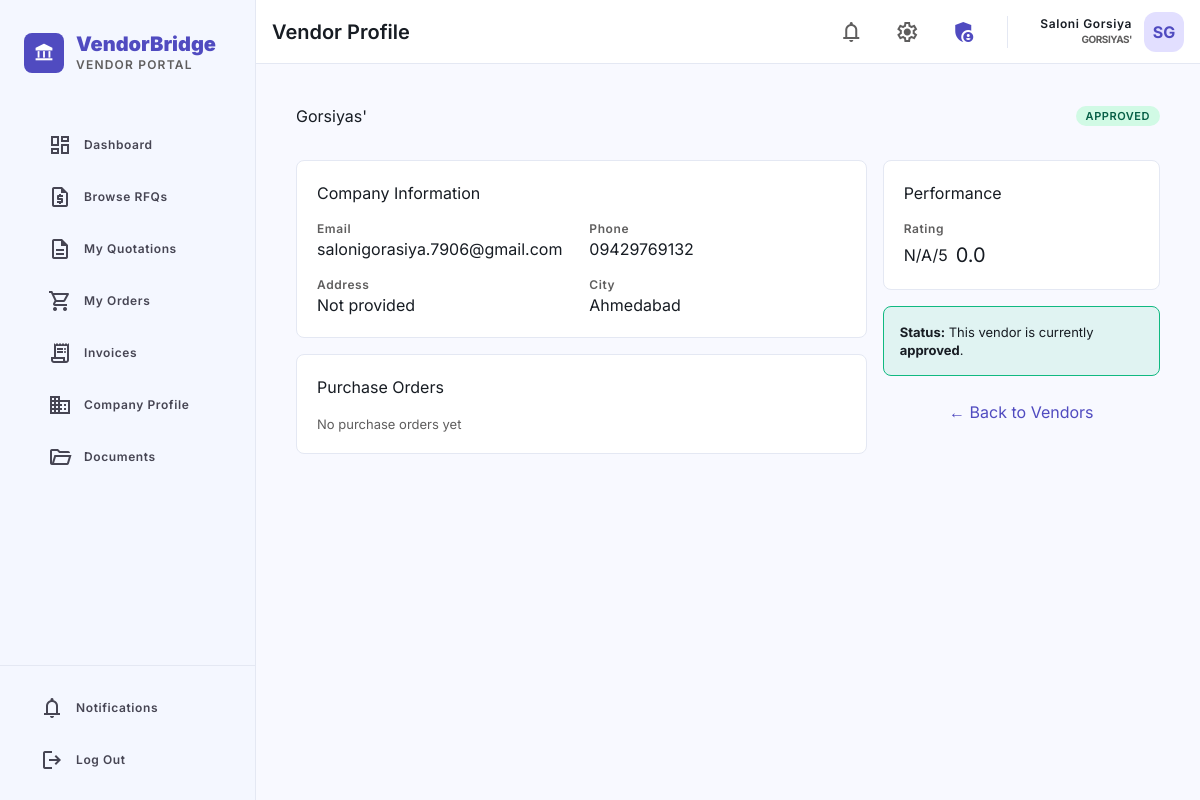
/procurement/vendors/1/ (signed in), run on the app's committed database.
### Vendors/models.py (models this page shows, shortened)
class Vendor(models.Model):
    class Status(models.TextChoices):
        PENDING = "pending", "Pending Review"
        APPROVED = "approved", "Approved"
        REJECTED = "rejected", "Rejected"
        SUSPENDED = "suspended", "Suspended"
        BLACKLISTED = "blacklisted", "Blacklisted"
    class CompanySize(models.TextChoices):
        MICRO = "micro", "Micro (1-10 employees)"
        SMALL = "small", "Small (11-50 employees)"
        MEDIUM = "medium", "Medium (51-250 employees)"
        LARGE = "large", "Large (251-1000 employees)"
        ENTERPRISE = "enterprise", "Enterprise (1000+ employees)"
    user = models.OneToOneField(
        User,
        on_delete=models.CASCADE,
        related_name="vendor_profile",
    )
    company_name = models.CharField(max_length=255)
    company_code = models.CharField(
        max_length=20,
        unique=True,
        editable=False,
        help_text="Auto-generated unique vendor code",
    )
    company_size = models.CharField(
        max_length=20,
        choices=CompanySize.choices,
        default=CompanySize.SMALL,
    )
    industry = models.CharField(max_length=150, blank=True)
    description = models.TextField(blank=True, help_text="Brief company description")
    logo = models.ImageField(upload_to="vendor_logos/", blank=True, null=True)
    website = models.URLField(blank=True)
    contact_person = models.CharField(max_length=150)
    contact_email = models.EmailField()
    contact_phone = models.CharField(max_length=20)
    alternate_phone = models.CharField(max_length=20, blank=True)
    address_line_1 = models.CharField(max_length=255)
    address_line_2 = models.CharField(max_length=255, blank=True)
    city = models.CharField(max_length=100)
    state = models.CharField(max_length=100)
    country = models.CharField(max_length=100, default="India")
    postal_code = models.CharField(max_length=20)
    gstin = models.CharField(
        max_length=15,
        blank=True,
        verbose_name="GSTIN",
        help_text="15-digit GST Identification Number",
    )
    pan_number = models.CharField(
        max_length=10,
        blank=True,
        verbose_name="PAN",
        help_text="10-character PAN number",
    )
    registration_number = models.CharField(
        max_length=50,
        blank=True,
        help_text="Company registration / CIN number",
    )
    bank_name = models.CharField(max_length=150, blank=True)
    bank_account_number = models.CharField(max_length=30, blank=True)
    bank_ifsc_code = models.CharField(max_length=11, blank=True, verbose_name="IFSC")
    bank_branch = models.CharField(max_length=150, blank=True)
    status = models.CharField(
        max_length=20,
        choices=Status.choices,
        default=Status.PENDING,
    )
    approved_by = models.ForeignKey(
        User,
        on_delete=models.SET_NULL,
        null=True,
        blank=True,
        related_name="approved_vendors",
    )
    approved_at = models.DateTimeField(null=True, blank=True)
    rejection_reason = models.TextField(blank=True)
    rating = models.DecimalField(
        max_digits=3,
        decimal_places=2,
        default=0.00,
        validators=[MinValueValidator(0), MaxValueValidator(5)],
        help_text="Overall vendor rating (0-5)",
    )
    total_orders_completed = models.PositiveIntegerField(default=0)
    on_time_delivery_rate = models.DecimalField(
        max_digits=5,
        decimal_places=2,
        default=0.00,
        help_text="Percentage of on-time deliveries",
    )
    created_at = models.DateTimeField(auto_now_add=True)
    updated_at = models.DateTimeField(auto_now=True)
    class Meta:
        ordering = ["-created_at"]
        verbose_name = "Vendor"
        verbose_name_plural = "Vendors"

### Procurement/views.py (the view)
# urls.py: path("vendors/<int:vendor_id>/", views.vendor_detail, name="proc_vendor_detail"),
@login_required(login_url="vendor_login")
@user_passes_test(is_procurement_officer)
def vendor_detail(request, vendor_id):
    vendor = get_object_or_404(Vendor, id=vendor_id)
    total_pos = PurchaseOrder.objects.filter(vendor=vendor).count()
    completed_pos = PurchaseOrder.objects.filter(
        vendor=vendor,
        status=PurchaseOrder.Status.COMPLETED
    ).count()
    context = {
        "vendor": vendor,
        "total_pos": total_pos,
        "completed_pos": completed_pos,
    }
    return render(request, "procurement/vendor_detail.html", context)

### Procurement/views.py (called while the page is built)
def is_procurement_officer(user):
    return user.is_staff

### Procurement/templates/procurement/vendor_detail.html (shortened to what this page needs)
{% extends "base.html" %}
{% block page_title %}Vendor Profile{% endblock %}
{% block content %}
<div class="space-y-stack-lg">
    <div class="flex justify-between items-center">
        <div>
            <h2 class="font-headline-md">{{ vendor.company_name }}</h2>
        </div>
        <span class="status-badge status-{{ vendor.status }}">{{ vendor.get_status_display }}</span>
    </div>
    <div class="grid grid-cols-1 lg:grid-cols-3 gap-gutter">
        <div class="lg:col-span-2 space-y-gutter">
            <div class="bg-surface-container-lowest border border-border-low-contrast rounded-xl p-5">
                <h3 class="font-headline-sm mb-4">Company Information</h3>
                <div class="grid grid-cols-2 gap-4">
                    <div>
                        <p class="text-secondary text-label-md">Email</p>
                        <p class="font-label-md text-on-surface">{{ vendor.contact_email }}</p>
                    </div>
                    <div>
                        <p class="text-secondary text-label-md">Phone</p>
                        <p class="font-label-md text-on-surface">{{ vendor.contact_phone }}</p>
                    </div>
                    <div>
                        <p class="text-secondary text-label-md">Address</p>
                        <p class="font-label-md text-on-surface">{{ vendor.address|default:"Not provided" }}</p>
                    </div>
                    <div>
                        <p class="text-secondary text-label-md">City</p>
                        <p class="font-label-md text-on-surface">{{ vendor.city|default:"Not provided" }}</p>
                    </div>
                </div>
            </div>
            <div class="bg-surface-container-lowest border border-border-low-contrast rounded-xl p-5">
                <h3 class="font-headline-sm mb-4">Purchase Orders</h3>
                {% if vendor.purchase_orders.all %}
                <div class="overflow-x-auto">
                    <table class="w-full text-sm">
                        <thead class="bg-surface-container border-b border-border-low-contrast">
                            <tr>
                                <th class="px-3 py-2 text-left text-label-md">PO Number</th>
                                <th class="px-3 py-2 text-right text-label-md">Amount</th>
                                <th class="px-3 py-2 text-left text-label-md">Status</th>
                            </tr>
                        </thead>
                        <tbody>
                            {% for po in vendor.purchase_orders.all|slice:":5" %}
                            <tr class="border-b border-border-low-contrast">
                                <td class="px-3 py-2">{{ po.po_number }}</td>
                                <td class="px-3 py-2 text-right font-label-md">₹{{ po.grand_total|floatformat:2 }}</td>
                                <td class="px-3 py-2">
                                    <span class="status-badge status-{{ po.status }}">{{ po.get_status_display }}</span>
                                </td>
                            </tr>
                            {% endfor %}
                        </tbody>
                    </table>
                </div>
                <a href="{% url 'proc_po_list' %}?vendor={{ vendor.id }}" class="text-primary hover:underline text-label-md mt-3 block">View all POs →</a>
                {% else %}
                <p class="text-secondary text-body-sm">No purchase orders yet</p>
                {% endif %}
            </div>
        </div>
        <div class="space-y-gutter">
            <div class="bg-surface-container-lowest border border-border-low-contrast rounded-xl p-5">
                <h3 class="font-headline-sm mb-4">Performance</h3>
                <div class="space-y-3">
                    <div>
                        <p class="text-secondary text-label-md">Rating</p>
                        <div class="flex items-center gap-2 mt-1">
                            <span class="font-display-sm">{{ vendor.rating|default:"N/A" }}/5</span>
                            <span class="text-xl">{{ vendor.rating|floatformat:1 }}</span>
                        </div>
                    </div>
                </div>
            </div>
            <div class="bg-status-approved/10 border border-status-approved rounded-xl p-4">
                <p class="text-body-sm text-on-surface">
                    <strong>Status:</strong> This vendor is currently <strong>{{ vendor.get_status_display|lower }}</strong>.
                </p>
            </div>
            <a href="{% url 'proc_vendor_list' %}" class="block text-center text-primary hover:underline font-label-md py-2">← Back to Vendors</a>
        </div>
    </div>
</div>
{% endblock %}

### Vendors/templates/base.html (shortened to what this page needs)
<!DOCTYPE html>
<html class="light" lang="en">
<head>
    <script src="https://cdn.tailwindcss.com?plugins=forms,container-queries"></script>
</head>
<body class="bg-background text-on-surface font-body-md overflow-hidden">
<aside class="fixed left-0 top-0 bottom-0 flex flex-col z-50 overflow-y-auto bg-surface-subtle border-r border-border-low-contrast w-64">
    <div class="px-6 py-8">
        <div class="flex items-center gap-3 mb-12">
            <div class="w-10 h-10 bg-primary rounded-xl flex items-center justify-center text-on-primary">
                <span class="material-symbols-outlined text-headline-sm" style="font-variation-settings: 'FILL' 1;">account_balance</span>
            </div>
            <div>
                <h1 class="font-headline-sm text-headline-sm font-black text-primary leading-tight">VendorBridge</h1>
                <p class="font-label-md text-label-md text-secondary uppercase tracking-widest">Vendor Portal</p>
            </div>
        </div>
        <nav class="space-y-1">
            <a class="sidebar-link {% if active_page == 'dashboard' %}active{% endif %}" href="{% url 'vendor_dashboard' %}">
                <span class="material-symbols-outlined" {% if active_page == 'dashboard' %}style="font-variation-settings: 'FILL' 1;"{% endif %}>dashboard</span>
                Dashboard
            </a>
            <a class="sidebar-link {% if active_page == 'rfqs' %}active{% endif %}" href="{% url 'rfq_list' %}">
                <span class="material-symbols-outlined" {% if active_page == 'rfqs' %}style="font-variation-settings: 'FILL' 1;"{% endif %}>request_quote</span>
                Browse RFQs
            </a>
            <a class="sidebar-link {% if active_page == 'quotations' %}active{% endif %}" href="{% url 'quotation_list' %}">
                <span class="material-symbols-outlined" {% if active_page == 'quotations' %}style="font-variation-settings: 'FILL' 1;"{% endif %}>description</span>
                My Quotations
            </a>
            <a class="sidebar-link {% if active_page == 'orders' %}active{% endif %}" href="{% url 'order_list' %}">
                <span class="material-symbols-outlined" {% if active_page == 'orders' %}style="font-variation-settings: 'FILL' 1;"{% endif %}>shopping_cart</span>
                My Orders
            </a>
            <a class="sidebar-link {% if active_page == 'invoices' %}active{% endif %}" href="{% url 'invoice_list' %}">
                <span class="material-symbols-outlined" {% if active_page == 'invoices' %}style="font-variation-settings: 'FILL' 1;"{% endif %}>receipt_long</span>
                Invoices
            </a>
            <a class="sidebar-link {% if active_page == 'profile' %}active{% endif %}" href="{% url 'vendor_profile' %}">
                <span class="material-symbols-outlined" {% if active_page == 'profile' %}style="font-variation-settings: 'FILL' 1;"{% endif %}>business</span>
                Company Profile
            </a>
            <a class="sidebar-link {% if active_page == 'documents' %}active{% endif %}" href="{% url 'vendor_documents' %}">
                <span class="material-symbols-outlined" {% if active_page == 'documents' %}style="font-variation-settings: 'FILL' 1;"{% endif %}>folder_open</span>
                Documents
            </a>
        </nav>
    </div>
    <div class="mt-auto border-t border-border-low-contrast p-4 space-y-1">
        <a class="sidebar-link {% if active_page == 'notifications' %}active{% endif %}" href="{% url 'notification_list' %}">
            <span class="material-symbols-outlined">notifications</span>
            Notifications
        </a>
        <a class="sidebar-link text-error hover:!bg-error-container" href="{% url 'vendor_logout' %}">
            <span class="material-symbols-outlined">logout</span>
            Log Out
        </a>
    </div>
</aside>
<div class="flex flex-col flex-1 ml-64 min-h-screen">
    <header class="flex justify-between items-center h-16 px-gutter w-full sticky top-0 z-40 bg-surface-container-lowest border-b border-border-low-contrast">
        <div class="flex items-center gap-stack-md flex-1">
            <h2 class="font-headline-sm text-headline-sm text-on-surface">{% block page_title %}Dashboard{% endblock %}</h2>
        </div>
        <div class="flex items-center gap-4">
            <a href="{% url 'notification_list' %}" class="w-10 h-10 flex items-center justify-center text-secondary hover:bg-surface-container-low rounded-full transition-colors relative">
                <span class="material-symbols-outlined">notifications</span>
            </a>
            <a href="{% url 'vendor_profile' %}" class="w-10 h-10 flex items-center justify-center text-secondary hover:bg-surface-container-low rounded-full transition-colors">
                <span class="material-symbols-outlined">settings</span>
            </a>
            {% if user.is_staff %}
            <a href="/admin/" title="Admin Panel" class="w-10 h-10 flex items-center justify-center text-primary hover:bg-primary-fixed rounded-full transition-colors font-bold">
                <span class="material-symbols-outlined" style="font-variation-settings: 'FILL' 1;">admin_panel_settings</span>
            </a>
            {% endif %}
            <div class="flex items-center gap-3 pl-2">
                <div class="text-right">
                    <p class="font-label-md text-label-md text-on-surface">{{ user.first_name }} {{ user.last_name }}</p>
                    {% if vendor %}
                    <p class="text-[10px] text-secondary uppercase font-bold tracking-tighter">{{ vendor.company_name }}</p>
                    {% endif %}
                </div>
                <div class="w-10 h-10 rounded-full bg-primary-fixed flex items-center justify-center text-primary font-bold">
                    {{ user.first_name.0 }}{{ user.last_name.0 }}
                </div>
            </div>
        </div>
    </header>
    <main class="flex-1 overflow-y-auto p-gutter lg:p-10 space-y-stack-lg max-w-[1400px] mx-auto w-full">
        {% block content %}{% endblock %}
    </main>
</div>
</body>
</html>

### Vendors/templates/base.html (style rules this page uses)
.material-symbols-outlined { font-variation-settings: 'FILL' 0, 'wght' 400, 'GRAD' 0, 'opsz' 24; vertical-align: middle; }
.sidebar-link { display: flex; align-items: center; gap: 0.75rem; padding: 0.75rem 1rem; border-radius: 0.5rem; margin: 0.125rem 0.5rem; transition: all 0.2s; font-size: 12px; line-height: 16px; letter-spacing: 0.05em; font-weight: 600; font-family: 'Inter', sans-serif; }
.sidebar-link:not(.active) { color: #464553; }
.status-badge { display: inline-flex; align-items: center; gap: 4px; padding: 2px 10px; border-radius: 9999px; font-size: 11px; font-weight: 600; letter-spacing: 0.05em; text-transform: uppercase; }
.status-approved, .status-accepted, .status-acknowledged, .status-completed, .status-paid { background: #D1FAE5; color: #065F46; }

### data on the page
Vendor: company_name "GORSIYAS'", company_name "Gorsiyas'", status "APPROVED", contact_email "salonigorasiya.7906@gmail.com", contact_phone "09429769132", city "Ahmedabad", rating "N/A", rating "0.0", status "approved"

### other printed values
{{ user.first_name }} "Saloni"
{{ user.last_name }} "Gorsiya"
{{ user.first_name.0 }} "S"
{{ user.last_name.0 }} "G"
{{ vendor.address|default:"Not provided" }} "Not provided"
